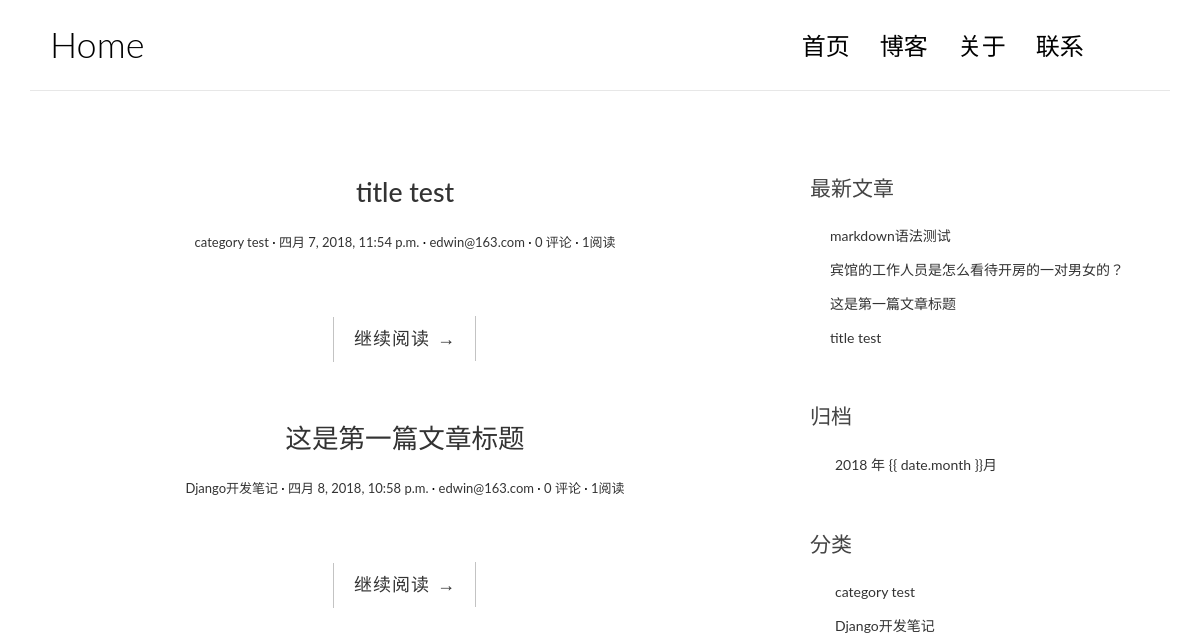
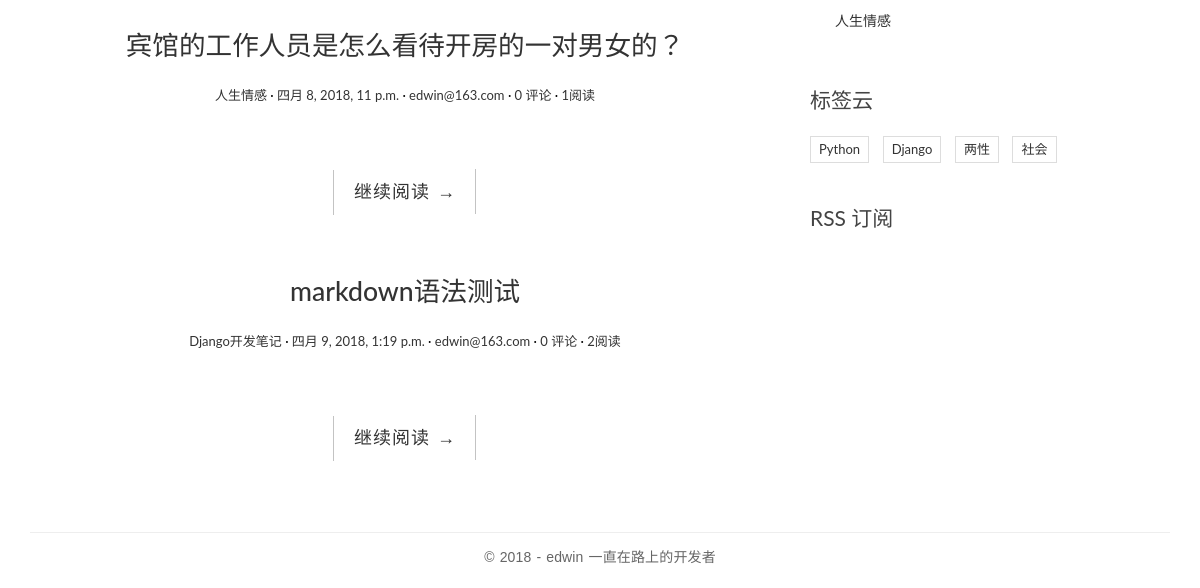
The app's page /, older data (2 pictures, top to bottom).
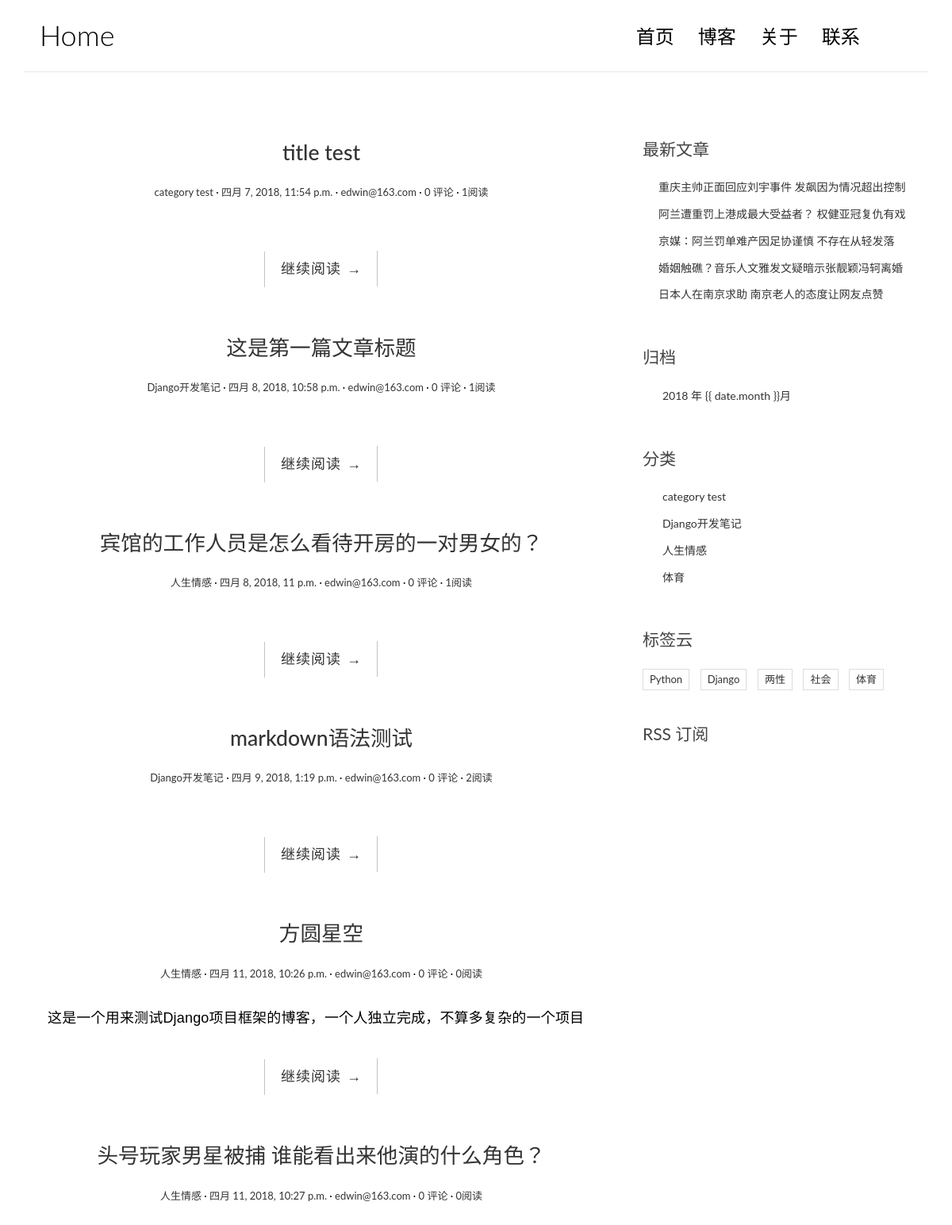
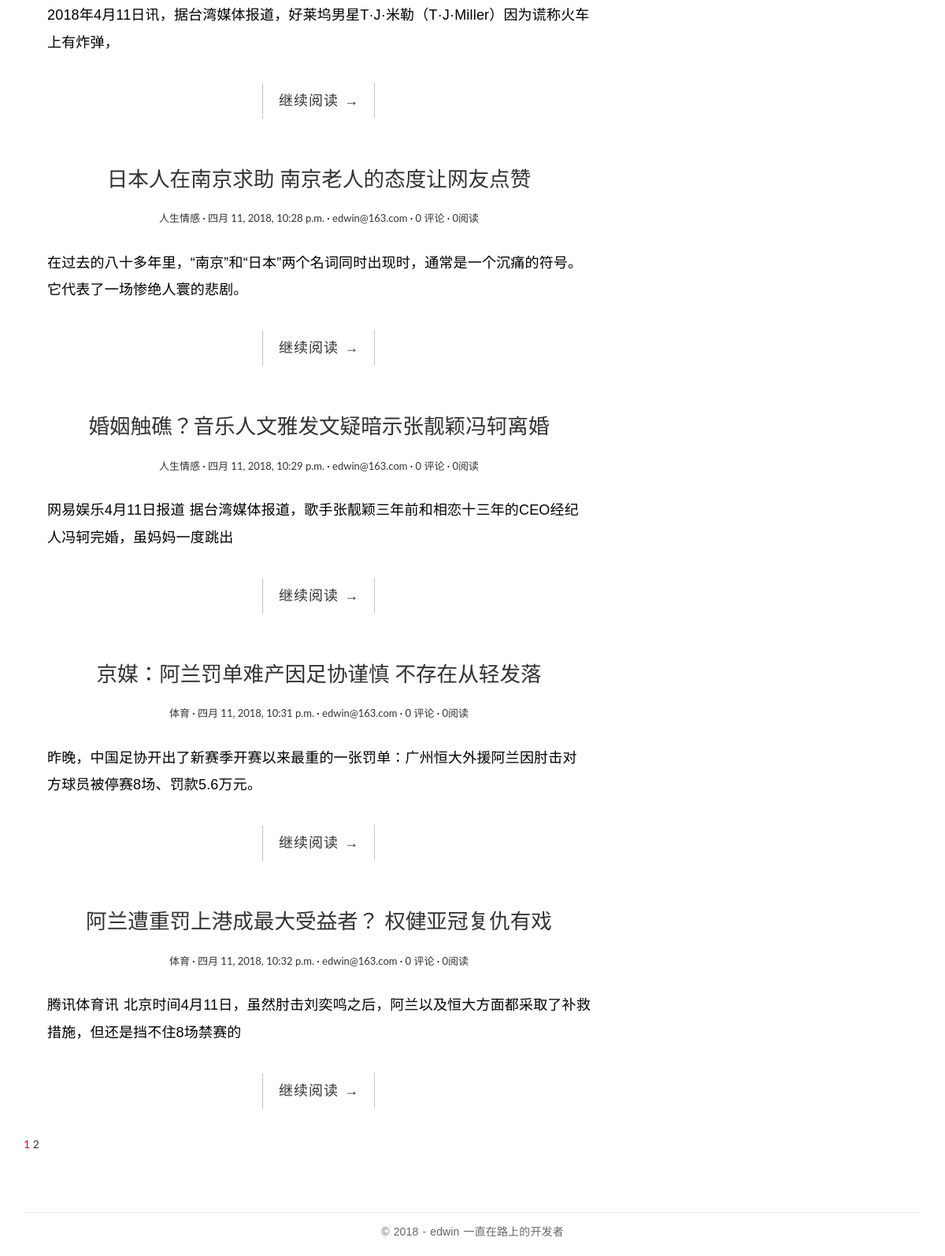
The same page, newer data (2 pictures, top to bottom).
### blog/models.py (models this page shows, shortened)
@python_2_unicode_compatible
class Port(models.Model):
    title = models.CharField(max_length=70,blank=False)
    body = models.TextField()
    created_time = models.DateTimeField()
    modified_time = models.DateTimeField()
    excerpt = models.CharField(max_length=200, blank=True)
    category = models.ForeignKey(Category)
    tags = models.ManyToManyField(Tag, blank=True)
    author = models.ForeignKey(User)
    def get_absolute_url(self):
        return reverse('blog:detail',kwargs={'pk':self.pk})
    views = models.PositiveIntegerField(default=0)

@python_2_unicode_compatible
class Category(models.Model):
    name = models.CharField(max_length=200)

@python_2_unicode_compatible
class Tag(models.Model):
    name = models.CharField(max_length=100)

### blog/views.py (the view, shortened to what this page needs)
# urls.py: url(r'^$', views.IndexView.as_view(), name='index'),
class IndexView(ListView):
    model = Port
    template_name = 'blog/index.html'
    context_object_name = 'post_list'
    paginate_by = 10
    def get_context_data(self, **kwargs):
        context = super().get_context_data(**kwargs)
        paginator = context.get('paginator')
        page = context.get('page_obj')
        is_paginated = context.get('is_paginated')
        pagination_data = self.pagination_data(paginator, page, is_paginated)
        context.update(pagination_data)
        return context
    def pagination_data(self, paginator, page, is_paginated):
        if not is_paginated:
            return {}
        left = []
        right = []
        left_has_more = False
        right_has_more = False
        first = False
        last = False
        page_number = page.number
        total_pages = paginator.num_pages
        page_range = paginator.page_range
        if page_number == 1:
            right = page_range[page_number:page_number + 2]
            if right[-1] < total_pages - 1:
                right_has_more = True
            if right[-1] < total_pages:
                last = True
        elif page_number == total_pages:
            left = page_range[(page_number - 3) if (page_number - 3) > 0 else 0:page_number - 1]
            if left[0] > 2:
                left_has_more = True
            if left[0] > 1:
                first = True
        data = {
            'left': left,
            'right': right,
            'left_has_more': left_has_more,
            'right_has_more': right_has_more,
            'first': first,
            'last': last,
        }
        return data

### blog/templatetags/blog_tags.py (called while the page is built)
@register.simple_tag
def get_recent_posts(num=5):
    return Port.objects.all().order_by('-created_time')[:num]

@register.simple_tag
def archives():
    return Port.objects.dates('created_time','month',order='DESC')

@register.simple_tag
def get_categories():
    return Category.objects.annotate(num_posts=Count('port')).filter(num_posts__gt=0)

@register.simple_tag
def get_tags():
    return Tag.objects.annotate(num_posts=Count('port')).filter(num_posts__gt=0)

### templates/blog/index.html (shortened to what this page needs)
{% extends 'base.html' %}
{% block main %}
{% for post in post_list %}
<article class="post post-1">
    <header class="entry-header">
        <h1 class="entry-title">
            <a href="{{ post.get_absolute_url }}">{{post.title}}</a>
        </h1>
        <div class="entry-meta">
            <span class="post-category"><a href="#">{{post.category.name}}</a></span>
            <span class="post-date"><a href="#"><time class="entry-date"
                                                      datetime="{{post.created_time}}">{{post.created_time}}</time></a></span>
            <span class="post-author"><a href="#">{{ post.author }}</a></span>
            <span class="comments-link"><a href="#">{{ comment_list|length}} 评论</a></span>
            <span class="views-count"><a href="#">{{ post.views }}阅读</a></span>
        </div>
    </header>
    <div class="entry-content clearfix">
        <p>{{ post.excerpt }}</p>
        <div class="read-more cl-effect-14">
            <a href="{{ post.get_absolute_url }}" class="more-link">继续阅读 <span class="meta-nav">→</span></a>
        </div>
    </div>
</article>
{% empty%}
<div class="no-post">暂时还没有发布的文章</div>
{% endfor %}
{% if is_paginated %}
<div class="pagination">
  <a href="?page={{ page_obj.number }}" style="color: red">{{ page_obj.number }}</a>
  {% if right %}
    {% for i in right %}
        <a href="?page={{ i }}">{{ i }}</a>
    {% endfor %}
  {% endif %}
</div>
{% endif %}
{% endblock main %}

### templates/base.html (shortened to what the changed rows need)
{% load staticfiles %}
{% load blog_tags %}
<!DOCTYPE html>
<html>
<head>
    <link href="https://cdn.bootcss.com/bootstrap/3.3.7/css/bootstrap.min.css" rel="stylesheet">
    <link rel="stylesheet" href="http://code.ionicframework.com/ionicons/2.0.1/css/ionicons.min.css">
    <link rel="stylesheet" href="{% static 'blog/css/pace.css' %}">
    <link rel="stylesheet" href="{% static 'blog/css/custom.css' %}">
    <link rel="stylesheet" href="{% static 'blog/css/highlights/github.css' %}">
</head>
<body>
<div class="container">
    <header id="site-header">
        <div class="row">
            <div class="col-md-4 col-sm-5 col-xs-8">
                <div class="logo">
                    <h1><a href="{% url 'blog:index'%}">Home</a></h1>
                </div>
            </div>
        </div>
    </header>
</div>
<div class="content-body">
    <div class="container">
        <div class="row">
            <main class="col-md-8">
                {% block main %}
                {% endblock main %}
            </main>
            <aside class="col-md-4">
                <div class="widget widget-recent-posts">
                    {% get_recent_posts as recent_post_list %}
                    <ul>
                        {% for post in recent_post_list %}
                        <li>
                            <a href="{{ post.get_absolute_url }}">{{ post.title }}</a>
                        </li>
                        {% empty %}
                        暂无文章！
                        {% endfor %}
                    </ul>
                </div>
                <div class="widget widget-archives">
                    {% archives as date_list%}
                    <ul>
                        {% for date in date_list%}
                        <li>
                            <a href="{% url 'blog:archives' date.year date.month %}">{{ date.year}} 年 {{ date.month
                                }}月</a>
                        </li>
                        {% empty %}
                        暂无归档
                        {% endfor %}
                    </ul>
                </div>
                <div class="widget widget-category">
                    {% get_categories as category_list %}
                    <ul>
                        {% for category in category_list %}
                        <li>
                            <a href="{% url 'blog:category' category.pk%}">{{ category.name }}
                                </a>
                        </li>
                        {% empty %}
                        暂无分类
                        {% endfor %}
                    </ul>
                </div>
                <div class="widget widget-tag-cloud">
                    {% get_tags as tags_list %}
                    <ul>
                        {% for tag in tags_list %}
                        <li>
                            <a href="#">{{ tag.name }}</a>
                        </li>
                        {% empty %}
                        暂无评论
                        {% endfor %}
                    </ul>
                </div>
            </aside>
        </div>
    </div>
</div>
</body>
</html>

Row changes from the older to the newer data that the page shows:
no longer on one of the page's lists (row unchanged): Port: title "title test"
no longer on one of the page's lists (row unchanged): Port: title "这是第一篇文章标题"
no longer on one of the page's lists (row unchanged): Port: title "宾馆的工作人员是怎么看待开房的一对男女的？"
no longer on one of the page's lists (row unchanged): Port: title "markdown语法测试"
added Port: title "方圆星空", category.name "人生情感", created_time "四月 11, 2018, 10:26 p.m.", author "edwin@163.com", comment_list "0", views "0", excerpt "这是一个用来测试Django项目框架的博客，一个人独立完成，不算多复杂的一个项目", shown under "Home"
added Port: title "头号玩家男星被捕 谁能看出来他演的什么角色？", category.name "人生情感", created_time "四月 11, 2018, 10:27 p.m.", author "edwin@163.com", comment_list "0", views "0", excerpt "2018年4月11日讯，据台湾媒体报道，好莱坞男星T·J·米勒（T·J·Miller）因为谎称火车上有炸弹，", shown under "Home"
added Port: title "日本人在南京求助 南京老人的态度让网友点赞", category.name "人生情感", created_time "四月 11, 2018, 10:28 p.m.", author "edwin@163.com", comment_list "0", views "0", excerpt "在过去的八十多年里，“南京”和“日本”两个名词同时出现时，通常是一个沉痛的符号。它代表了一场惨绝人寰的悲剧。"
added Port: title "婚姻触礁？音乐人文雅发文疑暗示张靓颖冯轲离婚", category.name "人生情感", created_time "四月 11, 2018, 10:29 p.m.", author "edwin@163.com", comment_list "0", views "0", excerpt "网易娱乐4月11日报道 据台湾媒体报道，歌手张靓颖三年前和相恋十三年的CEO经纪人冯轲完婚，虽妈妈一度跳出"
added Port: title "京媒：阿兰罚单难产因足协谨慎 不存在从轻发落", category.name "体育", created_time "四月 11, 2018, 10:31 p.m.", author "edwin@163.com", comment_list "0", views "0", excerpt "昨晚，中国足协开出了新赛季开赛以来最重的一张罚单：广州恒大外援阿兰因肘击对方球员被停赛8场、罚款5.6万元。"
added Port: title "阿兰遭重罚上港成最大受益者？ 权健亚冠复仇有戏", category.name "体育", created_time "四月 11, 2018, 10:32 p.m.", author "edwin@163.com", comment_list "0", views "0", excerpt "腾讯体育讯 北京时间4月11日，虽然肘击刘奕鸣之后，阿兰以及恒大方面都采取了补救措施，但还是挡不住8场禁赛的"
added Port: title "重庆主帅正面回应刘宇事件 发飙因为情况超出控制", shown under "最新文章"
added Category: name "体育"
added Tag: name "体育"
Text that changed along with them:
{{ page_obj.number }}: (not shown) → "1"
new list line: "2"
